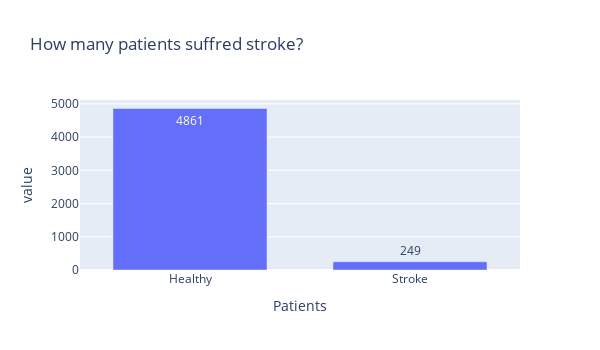

Notebook code cell kept with this figure:
### Code cell
fig = px.bar(list(target.value_counts()), height=350, width=600, text_auto=True,title='How many patients suffred stroke?')
fig.update_layout(bargap = 0.3,showlegend = False,xaxis=dict(title = 'Patients', tickmode='array',tickvals=[0,1],ticktext=['Healthy','Stroke']))
fig.show()

### Figure 1 — Plotly figure (JSON) as saved in the notebook; plotly's stock layout.template omitted (floating-point values rounded to 4 significant figures)
{"data": [{"alignmentgroup": "True", "hovertemplate": "variable=0<br>index=%{x}<br>value=%{y}<extra></extra>", "legendgroup": "0", "marker": {"color": "#636efa", "pattern": {"shape": ""}}, "name": "0", "offsetgroup": "0", "orientation": "v", "showlegend": true, "textposition": "auto", "texttemplate": "%{y}", "type": "bar", "x": [0, 1], "xaxis": "x", "y": [4861, 249], "yaxis": "y"}], "layout": {"bargap": 0.3, "barmode": "relative", "height": 350, "legend": {"title": {"text": "variable"}, "tracegroupgap": 0}, "showlegend": false, "title": {"text": "How many patients suffred stroke?"}, "width": 600, "xaxis": {"anchor": "y", "domain": [0, 1], "tickmode": "array", "ticktext": ["Healthy", "Stroke"], "tickvals": [0, 1], "title": {"text": "Patients"}}, "yaxis": {"anchor": "x", "domain": [0, 1], "title": {"text": "value"}}}}
